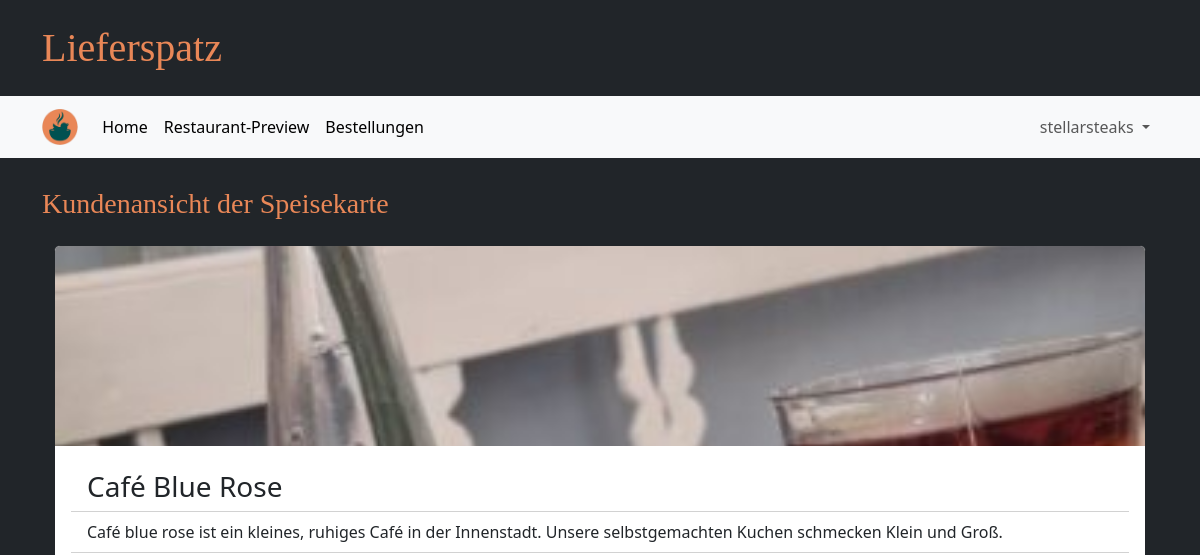
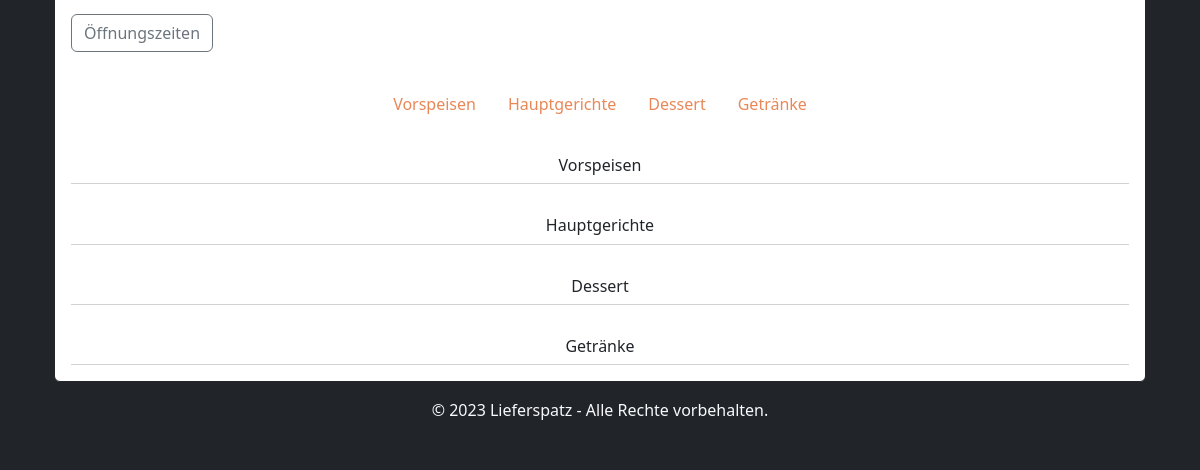
The page /menue_preview/cafebluerose (signed in) on the database as committed earlier (2 pictures, top to bottom).
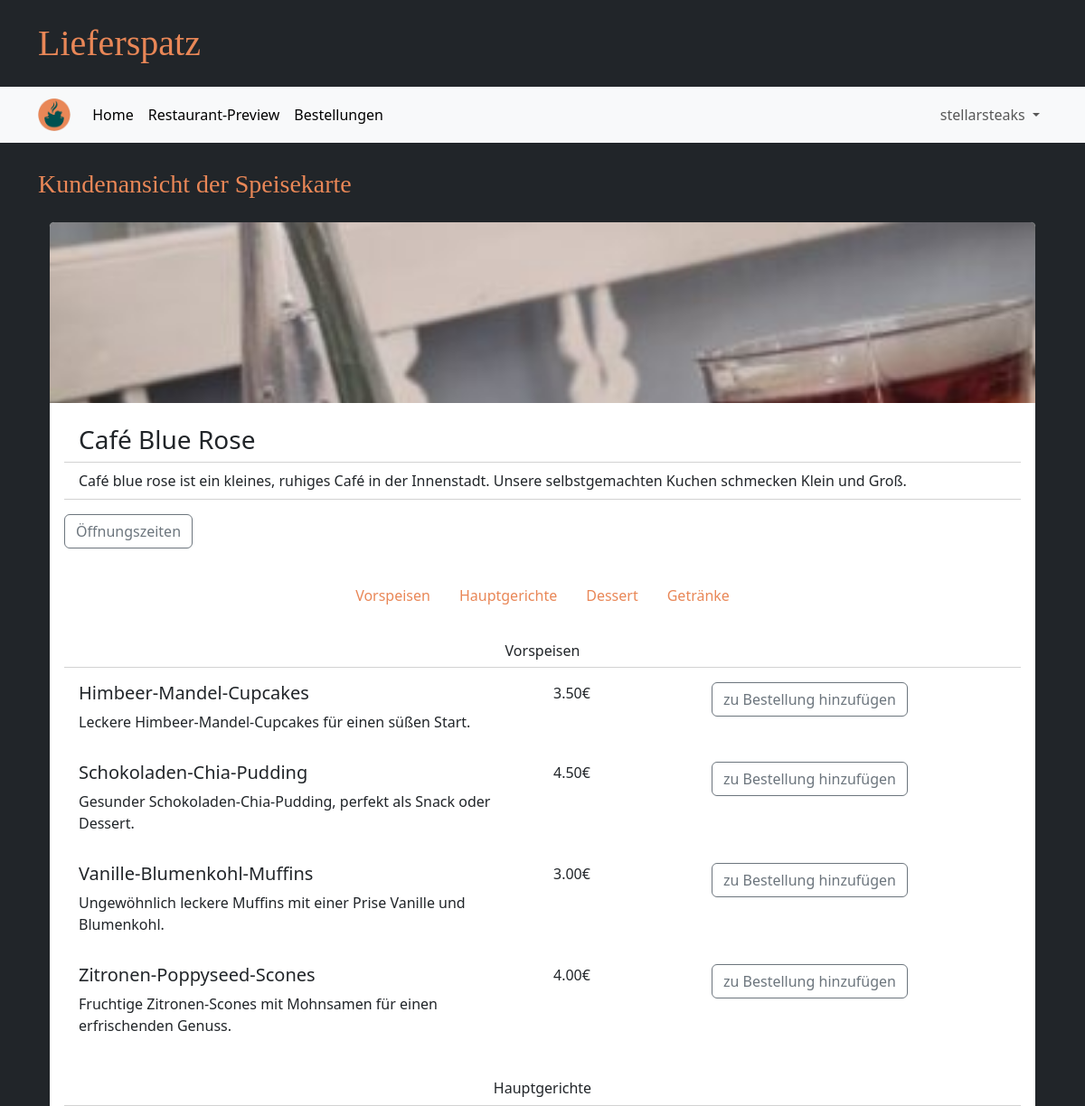
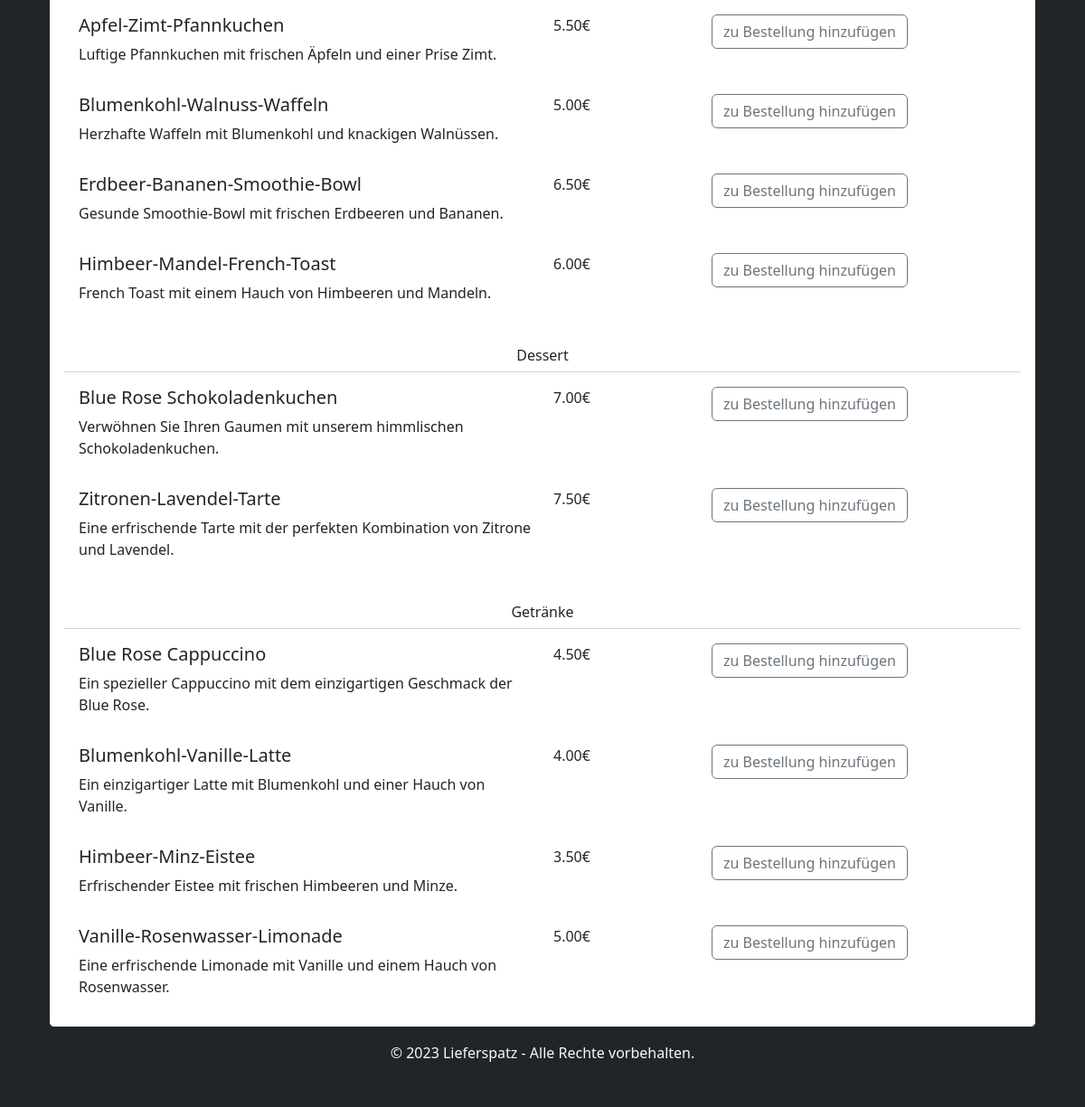
The same page on the database as committed later (2 pictures, top to bottom).
### tables this page shows
CREATE TABLE Item(
            ID INTEGER NOT NULL,
            Restaurant TEXT NOT NULL,
            Name TEXT NOT NULL,
            Kategorie TEXT CHECK(Kategorie IN ('Vorspeise', 'Hauptgericht', 'Dessert', 'Getränk')),
            IBeschreibung TEXT NOT NULL DEFAULT '',
            Preis INTEGER NOT NULL,
            Deaktiviert INTEGER DEFAULT 0 CHECK(Deaktiviert IN (0, 1)),
            PRIMARY KEY (ID),
            FOREIGN KEY (Restaurant) REFERENCES GeschaeftsAccount(username),
            UNIQUE(Restaurant, Name, Kategorie, IBeschreibung, Preis)                 
        );

### main.py (the view)
@app.route("/menue_preview/<username>", methods=["GET", "POST"])
def menue_preview_page(username):
    if "user" in session:
        restaurant = database.get_restaurant(username)
        restaurant["times"] = database.get_business_hours(username)
        image_names = os.listdir(app.config['UPLOAD_FOLDER'])
        image_tuples = list(map(os.path.splitext, image_names))
        restaurant["image_path"] = "test1.jpeg"
        for index, value in enumerate(image_tuples):
            if username == value[0]:
                restaurant["image_path"] = 'business/' + value[0] + value[1]
                image_tuples.pop(index)
                break
        items = database.get_items(username)
        return render_template("menue_preview.html", restaurant=restaurant, items=items, weekdays=WEEKDAYS)
    else:
        return redirect(url_for("login_customer_page"))

### database.py (called while the page is built)
def getData(sql, params = ()):
    dbcon = sqlite3.connect("instance/db.db")
    cursor = dbcon.cursor()
    cursor.execute(sql, params)
    return cursor

def get_restaurant(username):
    request_pointer = getData("""SELECT Username, Restaurantname, Beschreibung, Strasse, Hausnummer, Plz
                              FROM GeschaeftsAccount
                              WHERE Username = ? """,(username,))
    result = request_pointer.fetchone()
    restaurant = {
            "username": result[0],
            "name": result[1],
            "description": result[2],
            "street": result[3],
            "housenumber": result[4],
            "postalcode": result[5]
        }
    return restaurant

def get_business_hours(username):
    times = {}
    request_pointer = getData("""
        SELECT *
        FROM Oeffnungszeit
        WHERE GUsername = ?""",
        (username,))
    for entry in request_pointer.fetchall():
        times[entry[1]] = {
            "from": entry[2],
            "until": entry[3],
        }
    return times

### templates/menue_preview.html (shortened to what the changed rows need)
{% extends "base.html" %}
{% block content %}
<div class="card border-dark">
      <div class="card-body">
        <div class="mt-4">
          {% for item in items %}
          {% if item['category'] == 'Vorspeise' %}
          <form class="card-body">
            <div class="row">
            <div class="col-6">
              <h5 class="card-titel">{{ item['name'] }}</h5>
              <p class="card-text">{{ item['description'] }}</p>
            </div>
              <p class="card-text col-2">{{ "%.2f" | format(item['price']/100) }}€</p>
            <div class="col-4">
            <button type="button" class="btn btn-outline-secondary">zu Bestellung hinzufügen</button>
          </div>
            </div>
          </form>
          {% endif %}
          {% endfor %}
        </div>
        <div class="mt-4">
          {% for item in items %}
          {% if item['category'] == 'Hauptgericht' %}
          <form class="card-body">
            <div class="row">
            <div class="col-6">
              <h5 class="card-titel">{{ item['name'] }}</h5>
              <p class="card-text">{{ item['description'] }}</p>
            </div>
              <p class="card-text col-2">{{ "%.2f" | format(item['price']/100) }}€</p>
            <div class="col-4">
            <button type="button" class="btn btn-outline-secondary">zu Bestellung hinzufügen</button>
          </div>
            </div>
          </form>
          {% endif %}
          {% endfor %}
        </div>
        <div class="mt-4">
          {% for item in items %}
          {% if item['category'] == 'Dessert' %}
          <form class="card-body">
            <div class="row">
            <div class="col-6">
              <h5 class="card-titel">{{ item['name'] }}</h5>
              <p class="card-text">{{ item['description'] }}</p>
            </div>
              <p class="card-text col-2">{{ "%.2f" | format(item['price']/100) }}€</p>
            <div class="col-4">
            <button type="button" class="btn btn-outline-secondary">zu Bestellung hinzufügen</button>
          </div>
            </div>
          </form>
          {% endif %}
          {% endfor %}
        </div>
        <div class="mt-4">
          {% for item in items %}
          {% if item['category'] == 'Getränk' %}
          <form class="card-body">
            <div class="row">
            <div class="col-6">
              <h5 class="card-titel">{{ item['name'] }}</h5>
              <p class="card-text">{{ item['description'] }}</p>
            </div>
              <p class="card-text col-2">{{ "%.2f" | format(item['price']/100) }}€</p>
            <div class="col-4">
            <button type="button" class="btn btn-outline-secondary">zu Bestellung hinzufügen</button>
          </div>
            </div>
          </form>
          {% endif %}
          {% endfor %}
        </div>
      </div>
{% endblock %}

Rows that differ between the two databases and show on the page:
added Item: name "Himbeer-Mandel-Cupcakes", description "Leckere Himbeer-Mandel-Cupcakes für einen süßen Start.", item['price']/100 "3.50", shown under "Vorspeisen"
added Item: name "Schokoladen-Chia-Pudding", description "Gesunder Schokoladen-Chia-Pudding, perfekt als Snack oder Dessert.", item['price']/100 "4.50", shown under "Vorspeisen"
added Item: name "Vanille-Blumenkohl-Muffins", description "Ungewöhnlich leckere Muffins mit einer Prise Vanille und Blumenkohl.", item['price']/100 "3.00", shown under "Vorspeisen"
added Item: name "Zitronen-Poppyseed-Scones", description "Fruchtige Zitronen-Scones mit Mohnsamen für einen erfrischenden Genuss.", item['price']/100 "4.00", shown under "Vorspeisen"
added Item: name "Apfel-Zimt-Pfannkuchen", description "Luftige Pfannkuchen mit frischen Äpfeln und einer Prise Zimt.", item['price']/100 "5.50", shown under "Hauptgerichte"
added Item: name "Blumenkohl-Walnuss-Waffeln", description "Herzhafte Waffeln mit Blumenkohl und knackigen Walnüssen.", item['price']/100 "5.00", shown under "Hauptgerichte"
added Item: name "Erdbeer-Bananen-Smoothie-Bowl", description "Gesunde Smoothie-Bowl mit frischen Erdbeeren und Bananen.", item['price']/100 "6.50", shown under "Hauptgerichte"
added Item: name "Himbeer-Mandel-French-Toast", description "French Toast mit einem Hauch von Himbeeren und Mandeln.", item['price']/100 "6.00", shown under "Hauptgerichte"
added Item: name "Blue Rose Schokoladenkuchen", description "Verwöhnen Sie Ihren Gaumen mit unserem himmlischen Schokoladenkuchen.", item['price']/100 "7.00", shown under "Dessert"
added Item: name "Zitronen-Lavendel-Tarte", description "Eine erfrischende Tarte mit der perfekten Kombination von Zitrone und Lavendel.", item['price']/100 "7.50", shown under "Dessert"
added Item: name "Blue Rose Cappuccino", description "Ein spezieller Cappuccino mit dem einzigartigen Geschmack der Blue Rose.", item['price']/100 "4.50", shown under "Getränke"
added Item: name "Blumenkohl-Vanille-Latte", description "Ein einzigartiger Latte mit Blumenkohl und einer Hauch von Vanille.", item['price']/100 "4.00", shown under "Getränke"
added Item: name "Himbeer-Minz-Eistee", description "Erfrischender Eistee mit frischen Himbeeren und Minze.", item['price']/100 "3.50", shown under "Getränke"
added Item: name "Vanille-Rosenwasser-Limonade", description "Eine erfrischende Limonade mit Vanille und einem Hauch von Rosenwasser.", item['price']/100 "5.00", shown under "Getränke"
